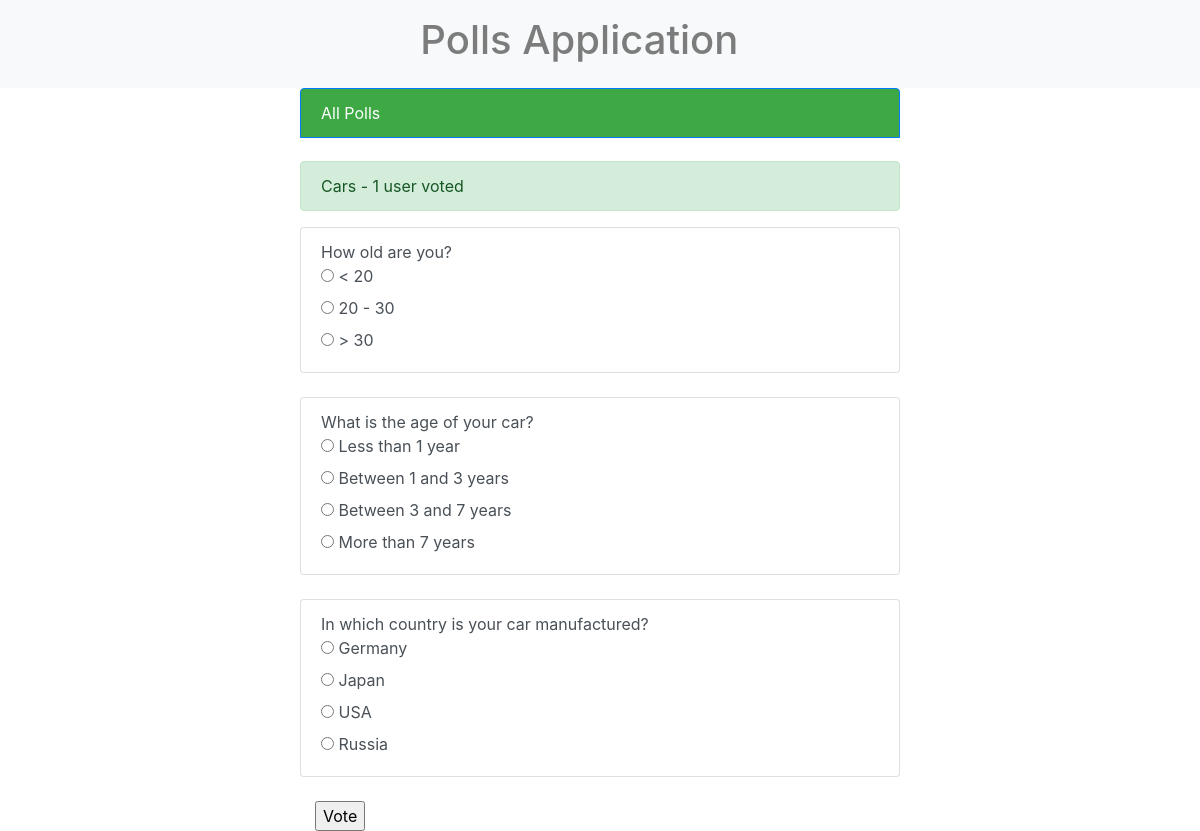
The page /poll/cars_url/ (signed in) on the database its author committed.
### poll/models.py (models this page shows, shortened)
class Poll(models.Model):
    title = models.CharField(max_length=150, db_index=True)
    slug = models.SlugField(max_length=150, unique=True)
    comment = models.TextField(blank=True, db_index=True)
    date_create = models.DateTimeField(auto_now_add=True)
    is_public = models.BooleanField(default=False)
    def user_can_vote(self, user):
        query_set = user.vote_set.all().filter(poll=self)
        if query_set.exists():
            return False
        return True
    def num_votes(self):
        s = set()
        for i in self.vote_set.all():
            s.add(i.user)
        return len(s)

class Vote(models.Model):
    user = models.ForeignKey(User, on_delete=models.CASCADE)
    poll = models.ForeignKey(Poll, on_delete=models.CASCADE)
    choice = models.ForeignKey(Choice, on_delete=models.CASCADE)

class Question(models.Model):
    poll = models.ForeignKey(Poll, on_delete=models.CASCADE)
    text = models.CharField(max_length=150)
    order = models.IntegerField(default=0)
    answer = models.CharField(max_length=150, blank=True)
    class Meta:
        ordering = ['order']

class Choice(models.Model):
    question = models.ForeignKey(Question, on_delete=models.CASCADE)
    text = models.CharField(max_length=150)
    order = models.IntegerField(default=0)
    class Meta:
        ordering = ['order']

### poll/views.py (the view)
# urls.py: path('<str:slug>/', PollDetail.as_view(), name='poll_detail_url'),
class PollDetail(LoginRequiredMixin, PollDetailMixin, View):
    login_url = '/poll/login/'
    redirect_field_name = 'poll/poll_detail.html'

### poll/utils.py (called while the page is built)
    def get(self, request, slug):
        obj = get_object_or_404(self.model, slug__iexact=slug)
        user_can_vote = obj.user_can_vote(request.user)
        return render(request, self.template, context={self.model.__name__.lower(): obj,
                                                       'user_can_vote': user_can_vote})

### poll/templates/poll/poll_detail.html (shortened to what this page needs)
{% extends 'poll/base_poll.html' %}
{% block content %}
    <div class="alert alert-success col-6 offset-md-3">
    {{ poll.title }} - {{ poll.num_votes }} user voted
    </div>
     <form action="{% url 'poll_detail_url' poll.slug %}" method="post">
      {% for question in poll.question_set.all %}
            <fieldset id={{ question.id }}>
<div class="list-group-item list-group-item-action col-6 offset-md-3">
        {{ question.text  }}
        <br>
          {% for choice in question.choice_set.all %}
             <input type="radio"
              name="choice - {{ question.id }}"
              id="choice{{ forloop.counter }}"
              value="{{ choice.id }}">
              <label for="choice{{ forloop.counter }}">{{ choice.text }} {% if not user_can_vote %} - {{ choice.percent }}%{% endif %} </label><br>
          {% endfor %}
</div>
            </fieldset>
        <br>
    {% endfor %}
         <div class="col-6 offset-md-3">
          <input type="submit" value="Vote" {% if not user_can_vote %}disabled{% endif %} >
         </div>
  </form>
{% endblock %}

### rows shown on the page
Poll: title "Cars", num_votes "1"
Question: text "How old are you?"
Choice: text "< 20"
Choice: text "20 - 30"
Choice: text "> 30"
Question: text "What is the age of your car?"
Choice: text "Less than 1 year"
Choice: text "Between 1 and 3 years"
Choice: text "Between 3 and 7 years"
Choice: text "More than 7 years"
Question: text "In which country is your car manufactured?"
Choice: text "Germany"
Choice: text "Japan"
Choice: text "USA"
Choice: text "Russia"
